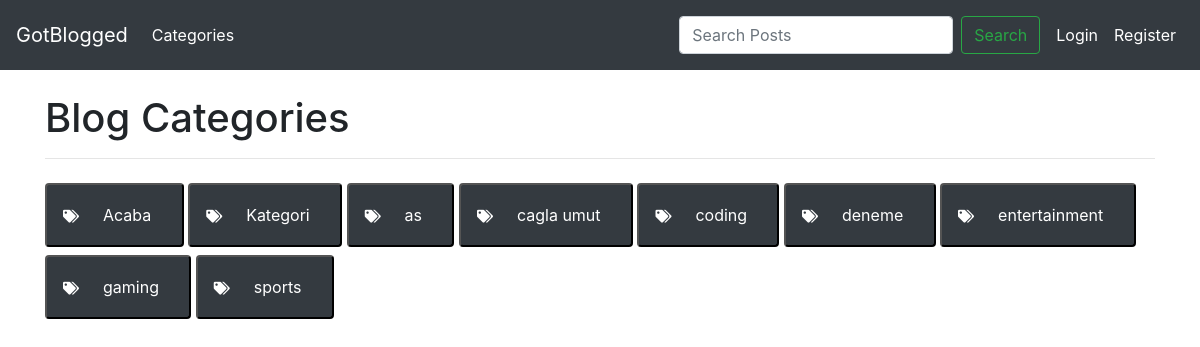
Screenshot of /category-list with the database file from the repository.
### theblog/models.py (models this page shows, shortened)
class Category(models.Model):
    name = models.CharField(max_length=255)
    def __str__(self):
        return self.name

### theblog/views.py (the view)
# urls.py: path("category-list", CategoryListView, name = "category_list"),
def CategoryListView(request):
    cat_menu_list = Category.objects.all().order_by('name')
    return render(request, "category_list.html", {"cat_menu_list": cat_menu_list})

### theblog/templates/category_list.html (shortened to what this page needs)
{% extends 'base.html' %}
{% block content %}
    <h1>Blog Categories</h1>
    <hr>
    {% for item in cat_menu_list %}
    <button class="badge badge-dark mt-2 shadow-none pl-3" style="font-size: 100%; height:4em;"><i class="fa fa-solid fa-tags small"></i><a class="dropdown-item text-white d-inline category_tags" href="{% url 'category' item|slugify %}">{{ item }}</a></button>
    {% endfor %}
{% endblock %}

### rows the page displays
Category: name "Acaba"
Category: name "Kategori"
Category: name "as"
Category: name "cagla umut"
Category: name "coding"
Category: name "deneme"
Category: name "entertainment"
Category: name "gaming"
Category: name "sports"
